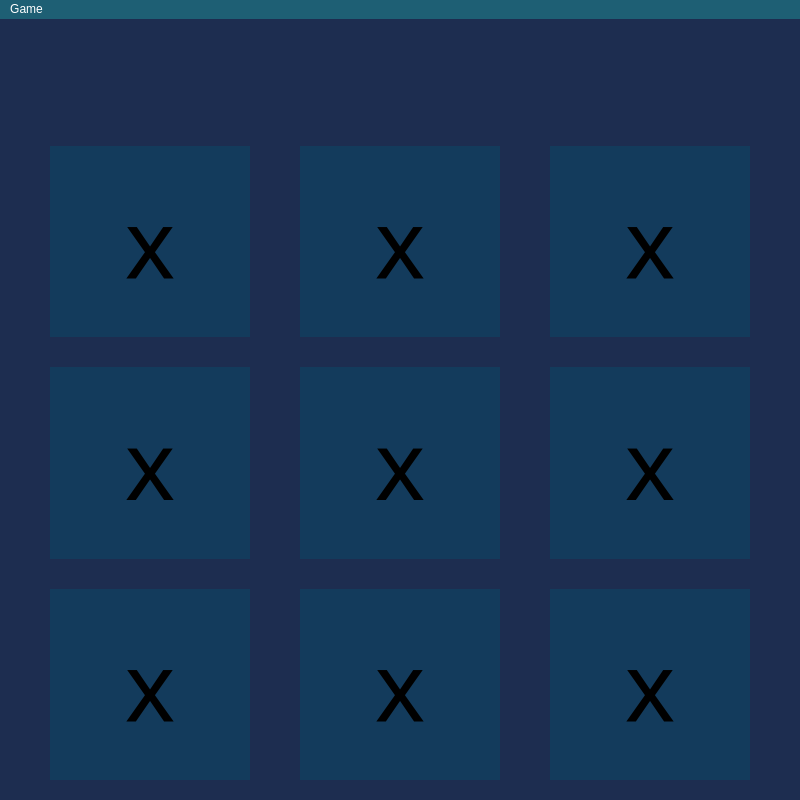
<?xml version="1.0" encoding="UTF-8"?>
<ui version="4.0">
 <class>MainWindow</class>
 <widget class="QMainWindow" name="MainWindow">
  <property name="geometry">
   <rect>
    <x>0</x>
    <y>0</y>
    <width>800</width>
    <height>800</height>
   </rect>
  </property>
  <property name="windowTitle">
   <string>MainWindow</string>
  </property>
  <property name="styleSheet">
   <string notr="true">QMainWindow{
	padding:20px;
}
QMessageBox 
{
background-color:#1e5f74;
color:#fcdab7;
}

QMessageBox QLabel {
    color: #aaa;
}

</string>
  </property>
  <widget class="QWidget" name="centralwidget">
   <property name="sizePolicy">
    <sizepolicy hsizetype="Fixed" vsizetype="Fixed">
     <horstretch>1</horstretch>
     <verstretch>1</verstretch>
    </sizepolicy>
   </property>
   <property name="styleSheet">
    <string notr="true">background-color:#1d2d50;
padding:20px;</string>
   </property>
   <layout class="QVBoxLayout" name="verticalLayout_2" stretch="1,5">
    <property name="spacing">
     <number>0</number>
    </property>
    <property name="leftMargin">
     <number>0</number>
    </property>
    <property name="topMargin">
     <number>0</number>
    </property>
    <property name="rightMargin">
     <number>0</number>
    </property>
    <property name="bottomMargin">
     <number>20</number>
    </property>
    <item>
     <layout class="QVBoxLayout" name="verticalLayout">
      <item>
       <widget class="QLineEdit" name="playerMove">
        <property name="sizePolicy">
         <sizepolicy hsizetype="Expanding" vsizetype="Preferred">
          <horstretch>0</horstretch>
          <verstretch>0</verstretch>
         </sizepolicy>
        </property>
        <property name="font">
         <font>
          <family>Impact</family>
          <pointsize>26</pointsize>
          <weight>50</weight>
          <italic>false</italic>
          <bold>false</bold>
         </font>
        </property>
        <property name="styleSheet">
         <string notr="true">border:none;
font: 26pt &quot;Impact&quot;;
color: #ffbd69;

</string>
        </property>
        <property name="text">
         <string/>
        </property>
        <property name="frame">
         <bool>false</bool>
        </property>
        <property name="alignment">
         <set>Qt::AlignCenter</set>
        </property>
       </widget>
      </item>
     </layout>
    </item>
    <item>
     <layout class="QGridLayout" name="gridLayout">
      <property name="sizeConstraint">
       <enum>QLayout::SetMaximumSize</enum>
      </property>
      <property name="horizontalSpacing">
       <number>0</number>
      </property>
      <property name="verticalSpacing">
       <number>30</number>
      </property>
      <item row="3" column="0">
       <widget class="QPushButton" name="pushButton_3_1">
        <property name="sizePolicy">
         <sizepolicy hsizetype="Fixed" vsizetype="Fixed">
          <horstretch>0</horstretch>
          <verstretch>0</verstretch>
         </sizepolicy>
        </property>
        <property name="maximumSize">
         <size>
          <width>200</width>
          <height>200</height>
         </size>
        </property>
        <property name="font">
         <font>
          <family>Impact</family>
          <pointsize>72</pointsize>
         </font>
        </property>
        <property name="styleSheet">
         <string notr="true">QPushButton  {border:none; background-color:#133b5c;}

</string>
        </property>
        <property name="text">
         <string>x</string>
        </property>
       </widget>
      </item>
      <item row="1" column="2">
       <widget class="QPushButton" name="pushButton_1_3">
        <property name="sizePolicy">
         <sizepolicy hsizetype="Fixed" vsizetype="Maximum">
          <horstretch>0</horstretch>
          <verstretch>0</verstretch>
         </sizepolicy>
        </property>
        <property name="maximumSize">
         <size>
          <width>200</width>
          <height>200</height>
         </size>
        </property>
        <property name="font">
         <font>
          <family>Impact</family>
          <pointsize>72</pointsize>
         </font>
        </property>
        <property name="styleSheet">
         <string notr="true">QPushButton  {border:none; background-color:#133b5c;}

</string>
        </property>
        <property name="text">
         <string>x</string>
        </property>
       </widget>
      </item>
      <item row="1" column="0">
       <widget class="QPushButton" name="pushButton_1_1">
        <property name="sizePolicy">
         <sizepolicy hsizetype="Fixed" vsizetype="Fixed">
          <horstretch>0</horstretch>
          <verstretch>0</verstretch>
         </sizepolicy>
        </property>
        <property name="maximumSize">
         <size>
          <width>200</width>
          <height>200</height>
         </size>
        </property>
        <property name="font">
         <font>
          <family>Impact</family>
          <pointsize>72</pointsize>
         </font>
        </property>
        <property name="styleSheet">
         <string notr="true">QPushButton  {border:none; background-color:#133b5c;}

</string>
        </property>
        <property name="text">
         <string>x</string>
        </property>
       </widget>
      </item>
      <item row="3" column="2">
       <widget class="QPushButton" name="pushButton_3_3">
        <property name="sizePolicy">
         <sizepolicy hsizetype="Fixed" vsizetype="Fixed">
          <horstretch>0</horstretch>
          <verstretch>0</verstretch>
         </sizepolicy>
        </property>
        <property name="maximumSize">
         <size>
          <width>200</width>
          <height>200</height>
         </size>
        </property>
        <property name="font">
         <font>
          <family>Impact</family>
          <pointsize>72</pointsize>
         </font>
        </property>
        <property name="styleSheet">
         <string notr="true">QPushButton  {border:none; background-color:#133b5c;}

</string>
        </property>
        <property name="text">
         <string>x</string>
        </property>
       </widget>
      </item>
      <item row="2" column="2">
       <widget class="QPushButton" name="pushButton_2_3">
        <property name="sizePolicy">
         <sizepolicy hsizetype="Fixed" vsizetype="Fixed">
          <horstretch>0</horstretch>
          <verstretch>0</verstretch>
         </sizepolicy>
        </property>
        <property name="maximumSize">
         <size>
          <width>200</width>
          <height>200</height>
         </size>
        </property>
        <property name="font">
         <font>
          <family>Impact</family>
          <pointsize>72</pointsize>
         </font>
        </property>
        <property name="styleSheet">
         <string notr="true">QPushButton  {border:none; background-color:#133b5c;}

</string>
        </property>
        <property name="text">
         <string>x</string>
        </property>
       </widget>
      </item>
      <item row="2" column="0">
       <widget class="QPushButton" name="pushButton_2_1">
        <property name="sizePolicy">
         <sizepolicy hsizetype="Fixed" vsizetype="Fixed">
          <horstretch>0</horstretch>
          <verstretch>0</verstretch>
         </sizepolicy>
        </property>
        <property name="maximumSize">
         <size>
          <width>200</width>
          <height>200</height>
         </size>
        </property>
        <property name="font">
         <font>
          <family>Impact</family>
          <pointsize>72</pointsize>
         </font>
        </property>
        <property name="styleSheet">
         <string notr="true">QPushButton  {border:none; background-color:#133b5c;}

</string>
        </property>
        <property name="text">
         <string>x</string>
        </property>
       </widget>
      </item>
      <item row="2" column="1">
       <widget class="QPushButton" name="pushButton_2_2">
        <property name="sizePolicy">
         <sizepolicy hsizetype="Fixed" vsizetype="Fixed">
          <horstretch>0</horstretch>
          <verstretch>0</verstretch>
         </sizepolicy>
        </property>
        <property name="maximumSize">
         <size>
          <width>200</width>
          <height>200</height>
         </size>
        </property>
        <property name="font">
         <font>
          <family>Impact</family>
          <pointsize>72</pointsize>
         </font>
        </property>
        <property name="styleSheet">
         <string notr="true">QPushButton  {border:none; background-color:#133b5c;}

</string>
        </property>
        <property name="text">
         <string>x</string>
        </property>
       </widget>
      </item>
      <item row="1" column="1">
       <widget class="QPushButton" name="pushButton_1_2">
        <property name="sizePolicy">
         <sizepolicy hsizetype="Fixed" vsizetype="Fixed">
          <horstretch>0</horstretch>
          <verstretch>0</verstretch>
         </sizepolicy>
        </property>
        <property name="maximumSize">
         <size>
          <width>200</width>
          <height>200</height>
         </size>
        </property>
        <property name="font">
         <font>
          <family>Impact</family>
          <pointsize>72</pointsize>
         </font>
        </property>
        <property name="styleSheet">
         <string notr="true">QPushButton  {border:none; background-color:#133b5c;}

</string>
        </property>
        <property name="text">
         <string>x</string>
        </property>
       </widget>
      </item>
      <item row="3" column="1">
       <widget class="QPushButton" name="pushButton_3_2">
        <property name="sizePolicy">
         <sizepolicy hsizetype="Fixed" vsizetype="Fixed">
          <horstretch>0</horstretch>
          <verstretch>0</verstretch>
         </sizepolicy>
        </property>
        <property name="maximumSize">
         <size>
          <width>200</width>
          <height>200</height>
         </size>
        </property>
        <property name="font">
         <font>
          <family>Impact</family>
          <pointsize>72</pointsize>
         </font>
        </property>
        <property name="styleSheet">
         <string notr="true">QPushButton  {border:none; background-color:#133b5c;}

</string>
        </property>
        <property name="text">
         <string>x</string>
        </property>
       </widget>
      </item>
     </layout>
    </item>
   </layout>
  </widget>
  <widget class="QMenuBar" name="menubar">
   <property name="geometry">
    <rect>
     <x>0</x>
     <y>0</y>
     <width>800</width>
     <height>20</height>
    </rect>
   </property>
   <property name="styleSheet">
    <string notr="true">background-color:#1e5f74;
color:white;</string>
   </property>
   <widget class="QMenu" name="menuGame">
    <property name="title">
     <string>Game</string>
    </property>
    <addaction name="actionRestart"/>
   </widget>
   <addaction name="menuGame"/>
  </widget>
  <action name="actionRestart">
   <property name="text">
    <string>Restart</string>
   </property>
  </action>
 </widget>
 <resources/>
 <connections/>
</ui>
